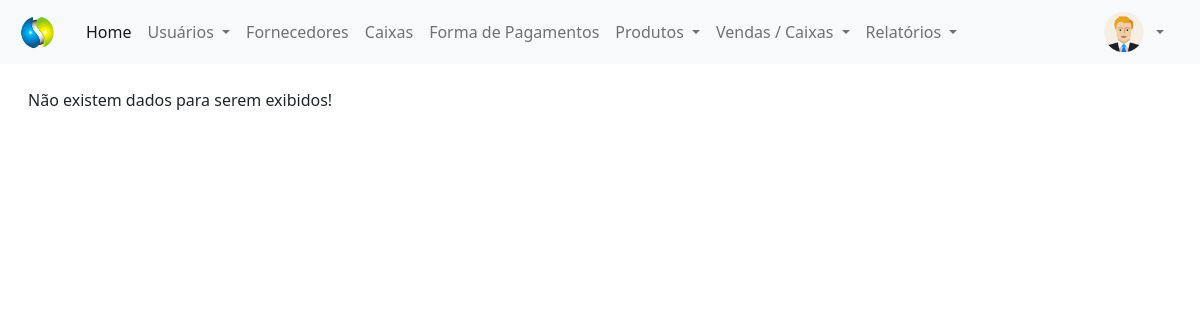
The app's page /painel-adm/index.php?pagina=compras (signed in), older data.
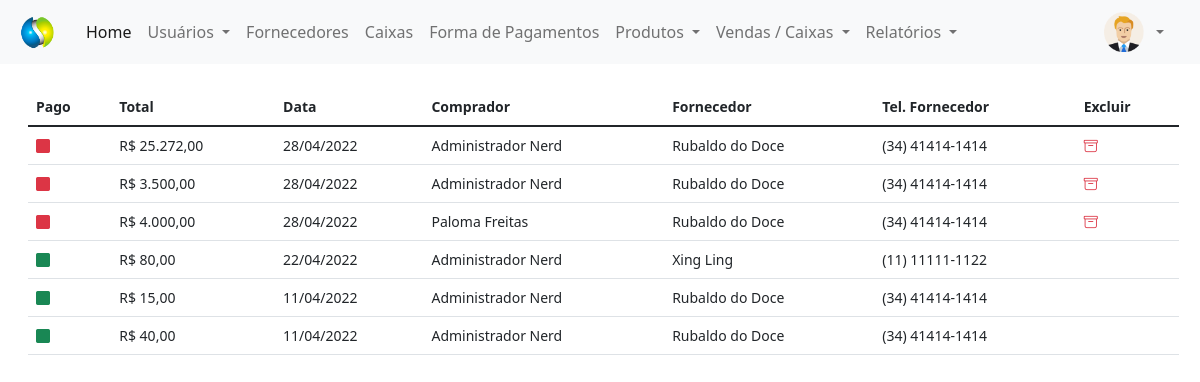
The same page, newer data.
### tables this page shows
CREATE TABLE `compras` (
  `id` int(11) NOT NULL,
  `total` decimal(8,2) NOT NULL,
  `data` date NOT NULL,
  `usuario` int(11) NOT NULL,
  `fornecedor` int(11) NOT NULL,
  `pago` varchar(5) NOT NULL
);

CREATE TABLE `usuarios` (
  `id` int(11) NOT NULL,
  `nome` varchar(80) NOT NULL,
  `email` varchar(80) NOT NULL,
  `cpf` varchar(15) NOT NULL,
  `senha` varchar(20) NOT NULL,
  `nivel` varchar(20) NOT NULL
);

CREATE TABLE `fornecedores` (
  `id` int(11) NOT NULL,
  `nome` varchar(80) NOT NULL,
  `tipo_pessoa` varchar(20) NOT NULL,
  `cpf` varchar(20) DEFAULT NULL,
  `email` varchar(80) DEFAULT NULL,
  `telefone` varchar(30) DEFAULT NULL,
  `endereco` varchar(80) DEFAULT NULL
);

### painel-adm/compras.php (the view, shortened to what this page needs)
<?php
require_once('../conexao.php');
$pag = 'compras';
?>
<div class="mt-4" style="margin-right: 25px">
    <?php
    $query_tab = $pdo->query("SELECT * FROM compras order by id desc");
    $res_tab = $query_tab->fetchAll(PDO::FETCH_ASSOC);
    $total_reg_tab = @count($res_tab);
    if ($total_reg_tab > 0) {
    ?>
        <small>
            <table id="usuarios" class="table table-hover my-4" style="width:100%">
                <thead>
                    <tr>
                        <th>Pago</th>
                        <th>Total</th>
                        <th>Data</th>
                        <th>Comprador</th>
                        <th>Fornecedor</th>
                        <th>Tel. Fornecedor</th>
                        <th>Excluir</th>
                    </tr>
                </thead>
                <tbody>
                    <?php
                    for ($i = 0; $i < $total_reg_tab; $i++) {
                        $data = $res_tab[$i]['data'];
                        $id_usuario = $res_tab[$i]['usuario'];
                        $query_usuario = $pdo->query("SELECT * FROM usuarios WHERE id = '$id_usuario'");
                        $res_usuario = $query_usuario->fetchAll(PDO::FETCH_ASSOC);
                        $total_reg_usuario = @count($res_usuario);
                        if ($total_reg_usuario > 0) {
                            $nome_usuario = $res_usuario[0]['nome'];
                        }
                        $id_fornecedor = $res_tab[$i]['fornecedor'];
                        $query_fornecedor = $pdo->query("SELECT * FROM fornecedores WHERE id = '$id_fornecedor'");
                        $res_fornecedor = $query_fornecedor->fetchAll(PDO::FETCH_ASSOC);
                        $total_reg_fornecedor = @count($res_fornecedor);
                        if ($total_reg_fornecedor > 0) {
                            $nome_fornecedor = $res_fornecedor[0]['nome'];
                            $telefone_fornecedor = $res_fornecedor[0]['telefone'];
                        }
                        if ($res_tab[$i]['pago'] == 'Sim') {
                            $classe = 'text-success';
                        } else {
                            $classe = 'text-danger';
                        }
                    ?>
                        <tr>
                            <td>
                                <i class="bi bi-square-fill <?php echo $classe; ?>"></i>
                            </td>
                            <td>
                                R$ <?php echo number_format($res_tab[$i]['total'], 2, ',', '.'); ?>
                            </td>
                            <td>
                                <?php echo implode('/', array_reverse(explode('-', $data)));
                                ?>
                            </td>
                            <td>
                                <?php echo $nome_usuario; ?>
                            </td>
                            <td>
                                <?php echo $nome_fornecedor; ?>
                            </td>
                            <td>
                                <?php echo $telefone_fornecedor; ?>
                            </td>
                            <td>
                                <?php
                                if ($res_tab[$i]['pago'] != 'Sim') {
                                ?>
                                    <a href="index.php?pagina=<?php echo $pag; ?>&funcao=deletar&id=<?php echo $res_tab[$i]['id']; ?>" type="button" title="Excluir Registro" style="text-decoration: none">
                                        <i class="bi bi-archive text-danger me-2"></i>
                                    </a>
                                <?php } ?>
                            </td>
                        </tr>
                    <?php }
                    ?>
                </tbody>
            </table>
        </small>
    <?php } else {
        echo "Não existem dados para serem exibidos!";
    } ?>
</div>

### painel-adm/index.php (shortened to what this page needs)
<?php
$menu1 = 'home';
$menu2 = 'usuarios';
$menu3 = 'fornecedores';
$menu4 = 'categorias';
$menu5 = 'produtos';
$menu6 = 'compras';
$menu7 = 'caixas';
$menu8 = 'forma_pgtos';
$menu9 = 'vendas';
$menu10 = 'aberturas';
$menu11 = 'estoque';
?>
<!DOCTYPE html>
<html lang="en">
<head>
    <link href="https://cdn.jsdelivr.net/npm/bootstrap@5.1.3/dist/css/bootstrap.min.css" rel="stylesheet">
    <link rel="stylesheet" href="https://cdn.jsdelivr.net/npm/bootstrap-icons@1.8.0/font/bootstrap-icons.css">
    <link rel="stylesheet" type="text/css" href="../vendor/DataTables/datatables.min.css">
</head>
<body>
    <nav class="navbar navbar-expand-lg navbar-light bg-light">
        <div class="container-fluid">
            <a class="navbar-brand" href="index.php">
                <img src="../img/logo.png" width="50px">
            </a>
            <div class="collapse navbar-collapse" id="navbarSupportedContent">
                <ul class="navbar-nav me-auto mb-2 mb-lg-0">
                    <li class="nav-item">
                        <a class="nav-link active" aria-current="page" href="index.php?pagina=<?php echo $menu1; ?>">Home</a>
                    </li>
                    <li class="nav-item dropdown">
                        <a class="nav-link dropdown-toggle" href="#" id="navbarDropdown" role="button" data-bs-toggle="dropdown" aria-expanded="false">
                            Usuários
                        </a>
                    </li>
                    <li class="nav-item">
                        <a class="nav-link" href="index.php?pagina=<?php echo $menu3; ?>">Fornecedores</a>
                    </li>
                    <li class="nav-item">
                        <a class="nav-link" href="index.php?pagina=<?php echo $menu7; ?>">Caixas</a>
                    </li>
                    <li class="nav-item">
                        <a class="nav-link" href="index.php?pagina=<?php echo $menu8; ?>">Forma de Pagamentos</a>
                    </li>
                    <li class="nav-item dropdown">
                        <a class="nav-link dropdown-toggle" href="#" id="navbarDropdown" role="button" data-bs-toggle="dropdown" aria-expanded="false">
                            Produtos
                        </a>
                    </li>
                    <li class="nav-item dropdown">
                        <a class="nav-link dropdown-toggle" href="#" id="navbarDropdown" role="button" data-bs-toggle="dropdown" aria-expanded="false">
                            Vendas / Caixas
                        </a>
                    </li>
                    <li class="nav-item dropdown">
                        <a class="nav-link dropdown-toggle" href="#" id="navbarDropdown" role="button" data-bs-toggle="dropdown" aria-expanded="false">
                            Relatórios
                        </a>
                    </li>
                </ul>
                <div class="d-flex mx-3">
                    <img src="../img/icone-user.png" alt="Usuário" width="40px" height="40px">
                    <div class="collapse navbar-collapse" id="navbarNavDarkDropdown">
                        <ul class="navbar-nav">
                            <li class="nav-item dropdown">
                                <a class="nav-link dropdown-toggle" href="#" id="navbarDarkDropdownMenuLink" role="button" data-bs-toggle="dropdown" aria-expanded="false">
                                </a>
                            </li>
                        </ul>
                    </div>
                </div>
            </div>
        </div>
    </nav>
</body>
<div class="container-fluid mt-2 mx-3">
    <?php
    if (@$_GET['pagina'] == $menu1) {
        require_once($menu1 . '.php');
    } else if (@$_GET['pagina'] == $menu2) {
        require_once($menu2 . '.php');
    } else if (@$_GET['pagina'] == $menu3) {
        require_once($menu3 . '.php');
    } else if (@$_GET['pagina'] == $menu4) {
        require_once($menu4 . '.php');
    } else if (@$_GET['pagina'] == $menu5) {
        require_once($menu5 . '.php');
    } else if (@$_GET['pagina'] == $menu6) {
        require_once($menu6 . '.php');
    } else if (@$_GET['pagina'] == $menu7) {
        require_once($menu7 . '.php');
    } else if (@$_GET['pagina'] == $menu8) {
        require_once($menu8 . '.php');
    } else if (@$_GET['pagina'] == $menu9) {
        require_once($menu9 . '.php');
    } else if (@$_GET['pagina'] == $menu10) {
        require_once($menu10 . '.php');
    } else if (@$_GET['pagina'] == $menu11) {
        require_once($menu11 . '.php');
    } else {
        require_once($menu1 . '.php');
    }
    ?>
</div>
</html>

Row changes from the older to the newer data that the page shows:
added compras: total "25.272,00", data "28/04/2022", usuarios.nome "Administrador Nerd", fornecedores.nome "Rubaldo do Doce", fornecedores.telefone "(34) 41414-1414"
added compras: total "3.500,00", data "28/04/2022", usuarios.nome "Administrador Nerd", fornecedores.nome "Rubaldo do Doce", fornecedores.telefone "(34) 41414-1414"
added compras: total "4.000,00", data "28/04/2022", usuarios.nome "Paloma Freitas", fornecedores.nome "Rubaldo do Doce", fornecedores.telefone "(34) 41414-1414"
added compras: total "80,00", data "22/04/2022", usuarios.nome "Administrador Nerd", fornecedores.nome "Xing Ling", fornecedores.telefone "(11) 11111-1122"
added compras: total "15,00", data "11/04/2022", usuarios.nome "Administrador Nerd", fornecedores.nome "Rubaldo do Doce", fornecedores.telefone "(34) 41414-1414"
added compras: total "40,00", data "11/04/2022", usuarios.nome "Administrador Nerd", fornecedores.nome "Rubaldo do Doce", fornecedores.telefone "(34) 41414-1414"
Text that changed along with them:
text no longer shown: "Não existem dados para serem exibidos!"
text now shown: "Pago Total Data Comprador Fornecedor Tel. Fornecedor Excluir"
